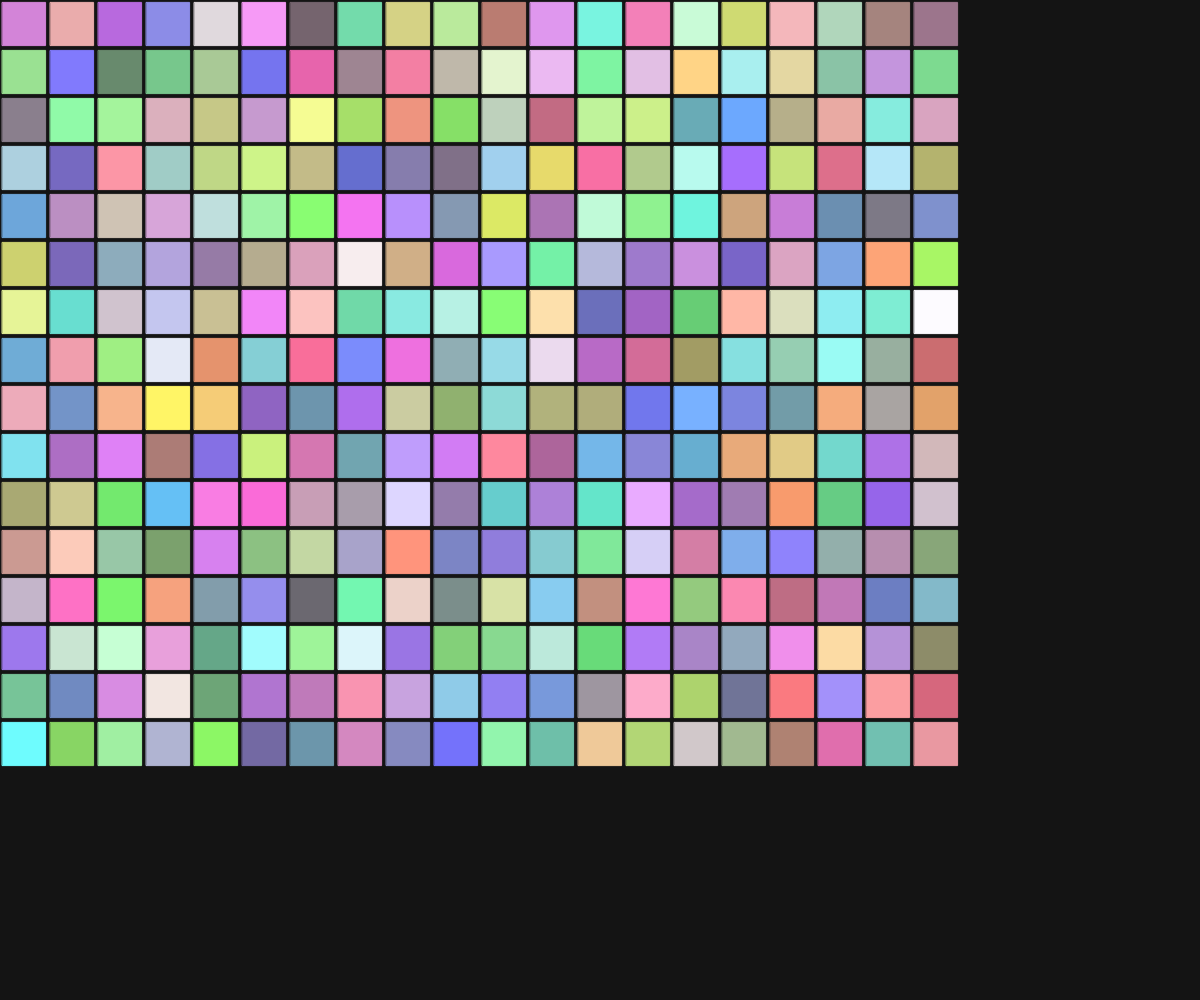
Frame 1 (no input)
Frame 60 (no input): identical to frame 1, image omitted
Frame 120 (the mouse pressed at the canvas centre since frame 60): identical to frame 1, image omitted

The p5.js sketch that drew this single still picture (run headless with seeded random() and noise() and a simulated clock; from frame 60 on, the mouse is pressed at the canvas centre):

// p5.js sketch
// ── sketch.js
let pads = [];
let padSize;
let cols, rows;

function setup() {
  createCanvas(windowWidth, windowHeight);
  // Calculate grid dimensions based on canvas size
  cols = floor(width / 60);
  rows = floor(height / 60);
  padSize = min(width / cols, height / rows) * 0.8;
  
  // Create pads
  for (let i = 0; i < cols; i++) {
    for (let j = 0; j < rows; j++) {
      pads.push({
        x: i * padSize + padSize/2,
        y: j * padSize + padSize/2,
        color: color(random(100, 255), random(100, 255), random(100, 255)),
        isFlashing: false,
        flashStartTime: 0
      });
    }
  }
}

function draw() {
  background(20);
  
  // Draw pads
  for (let pad of pads) {
    if (pad.isFlashing) {
      let elapsed = millis() - pad.flashStartTime;
      if (elapsed < 200) {
        // Flash bright white
        fill(255);
        stroke(255);
      } else {
        // Return to original color
        fill(pad.color);
        stroke(red(pad.color), green(pad.color), blue(pad.color));
        pad.isFlashing = false;
      }
    } else {
      fill(pad.color);
      stroke(red(pad.color), green(pad.color), blue(pad.color));
    }
    
    rectMode(CENTER);
    rect(pad.x, pad.y, padSize * 0.9, padSize * 0.9);
  }
}

function mousePressed() {
  // Find which pad was clicked
  for (let pad of pads) {
    let d = dist(mouseX, mouseY, pad.x, pad.y);
    if (d < padSize/2) {
      pad.isFlashing = true;
      pad.flashStartTime = millis();
      break;
    }
  }
}

function windowResized() {
  resizeCanvas(windowWidth, windowHeight);
}
